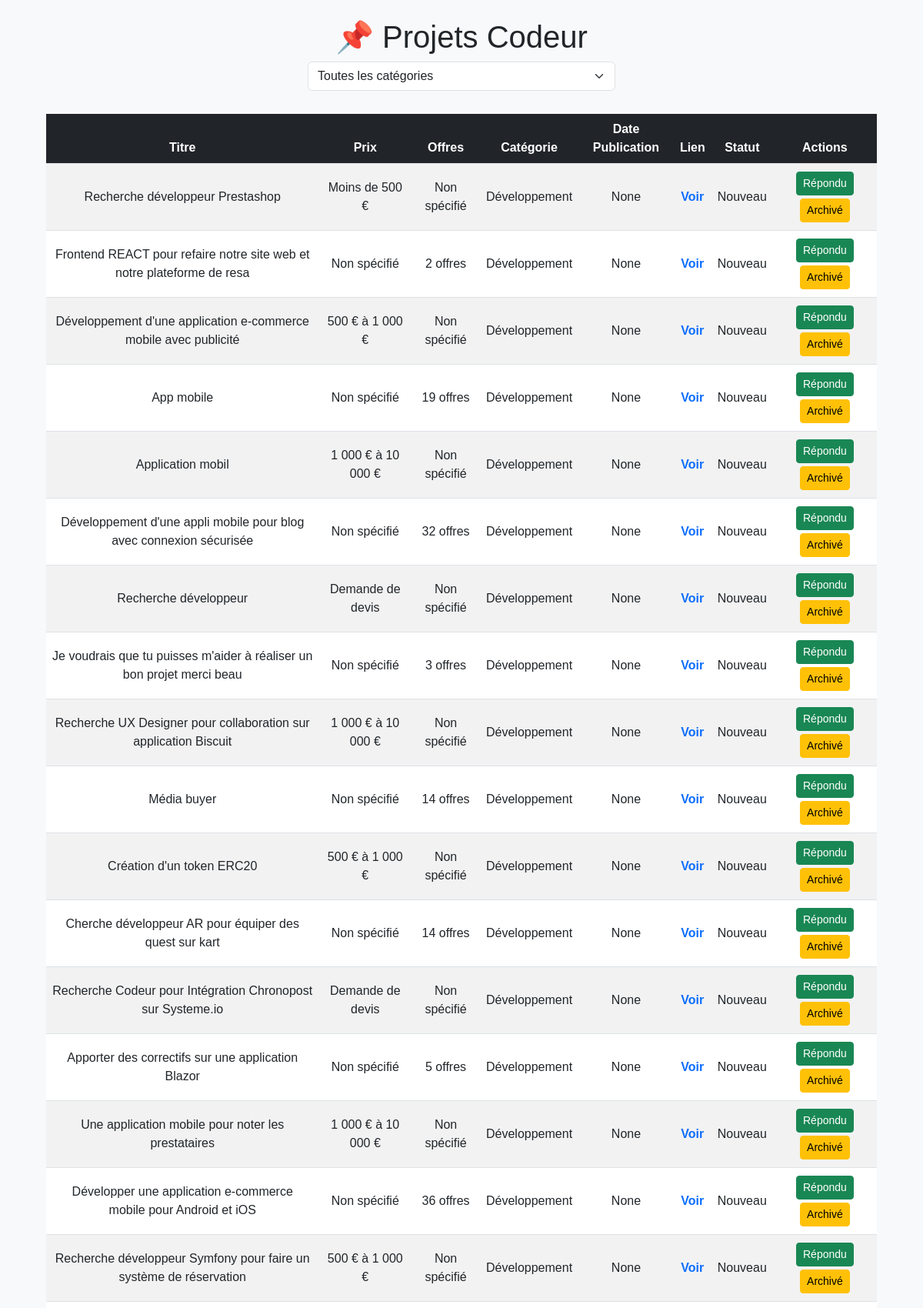
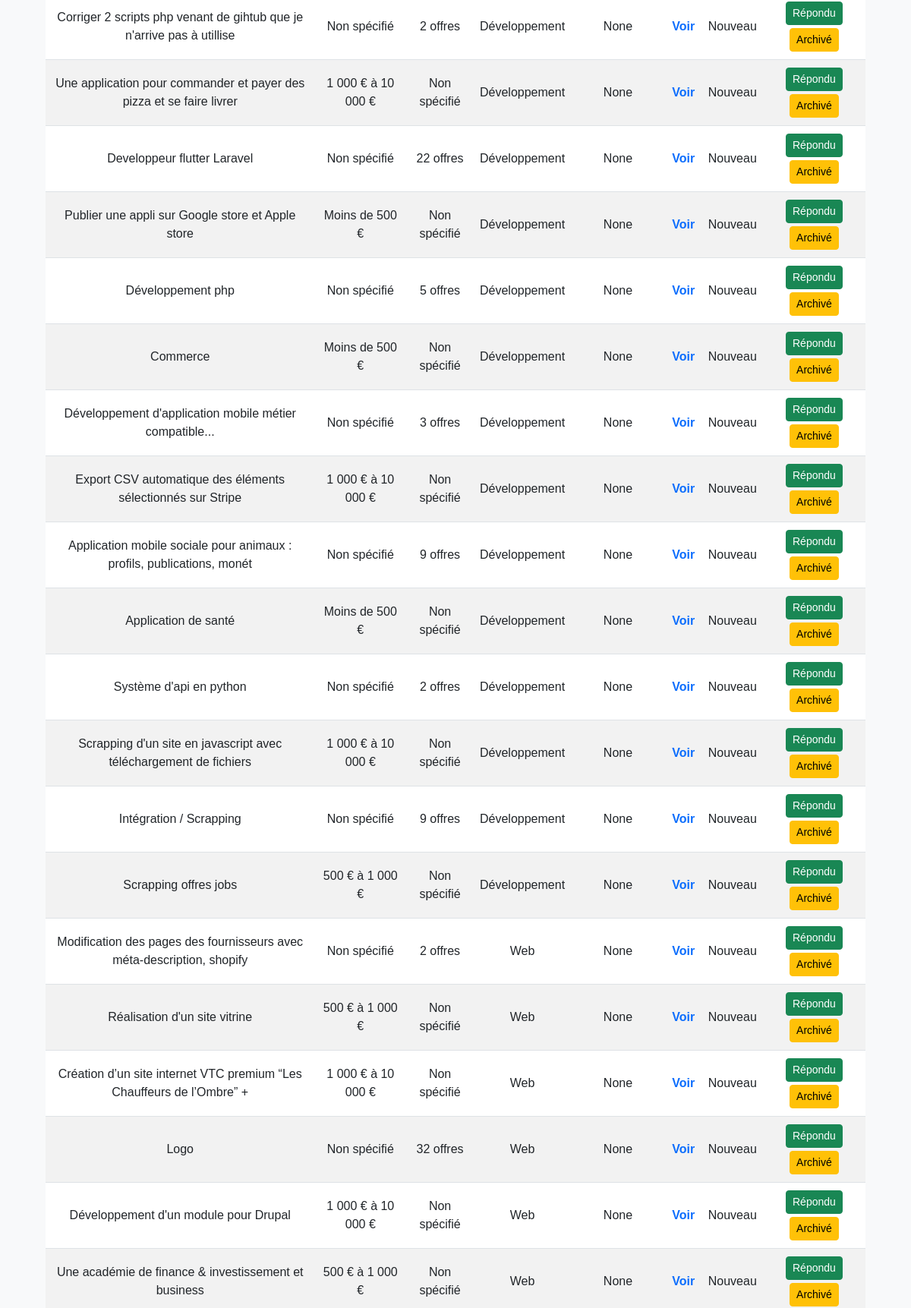
/?page=4 (upper part), run on the app's committed database (2 pictures, top to bottom).
### tables this page shows
CREATE TABLE projects (
                id INTEGER PRIMARY KEY AUTOINCREMENT,
                title TEXT,
                link TEXT UNIQUE,
                price TEXT,
                timestamp DATETIME DEFAULT CURRENT_TIMESTAMP, offers TEXT, category TEXT, status TEXT DEFAULT 'Nouveau', date_publication TEXT);

### server.py (the view)
@app.route("/")
def home():
    page = int(request.args.get("page", 1))
    projects = get_projects(page)
    categories = get_categories()
    return render_template("index.html", projects=projects, categories=categories, page=page)

### server.py (called while the page is built)
def get_projects(page=1, per_page=50):
    offset = (page - 1) * per_page
    conn = sqlite3.connect(DB_NAME)
    c = conn.cursor()
    c.execute('''
        SELECT id, title, link, price, offers, date_publication, category, status
        FROM projects
        WHERE status != 'Archivé'
        ORDER BY datetime(timestamp) DESC
        LIMIT ? OFFSET ?
    ''', (per_page, offset))
    projects = [dict(zip([column[0] for column in c.description], row)) for row in c.fetchall()]
    conn.close()
    return projects

def get_categories():
    conn = sqlite3.connect(DB_NAME)
    c = conn.cursor()
    c.execute("SELECT DISTINCT category FROM projects")
    categories = [row[0] for row in c.fetchall()]
    conn.close()
    return categories

### templates/index.html (shortened to what this page needs)
<!DOCTYPE html>
<html lang="fr">
<head>
    <link href="https://cdn.jsdelivr.net/npm/bootstrap@5.3.0/dist/css/bootstrap.min.css" rel="stylesheet">
</head>
<body>
    <div class="container text-center">
        <h1 class="mt-4"><span style="color:red;">📌</span> Projets Codeur</h1>
        <select id="categoryFilter" class="form-select category-filter">
            <option value="all">Toutes les catégories</option>
        </select>
    </div>
    <div class="table-container">
        <table class="table table-striped table-hover">
            <thead>
                <tr>
                    <th>Titre</th>
                    <th>Prix</th>
                    <th>Offres</th>
                    <th>Catégorie</th>
                    <th>Date Publication</th>
                    <th>Lien</th>
                    <th>Statut</th>
                    <th>Actions</th>
                </tr>
            </thead>
            <tbody id="projectsTable">
                {% for project in projects %}
                <tr class="project-row" data-category="{{ project['category'] }}" data-id="{{ project['id'] }}">
                    <td>{{ project['title'] }}</td>
                    <td>{{ project['price'] }}</td>
                    <td>{{ project['offers'] }}</td>
                    <td>{{ project['category'] }}</td>
                    <td>{{ project['date_publication'] }}</td>
                    <td><a href="{{ project['link'] }}" class="link-btn" target="_blank">Voir</a></td>
                    <td id="status-{{ project['id'] }}">{{ project['status'] }}</td>
                    <td>
                        <button class="btn btn-success btn-sm status-btn"
                            onclick="updateStatus({{ project['id'] }}, 'Répondu')">Répondu</button>
                        <button class="btn btn-warning btn-sm status-btn"
                            onclick="updateStatus({{ project['id'] }}, 'Archivé')">Archivé</button>
                    </td>
                </tr>
                {% endfor %}
            </tbody>
        </table>
    </div>
</body>
</html>

### templates/index.html (style rules this page uses)
body { background-color: #f8f9fa; font-family: Arial, sans-serif; }
.table-container { max-width: 90%; margin: auto; margin-top: 30px; }
.category-filter { width: 100%; max-width: 400px; margin: auto; margin-bottom: 20px; }
.table th { background-color: #212529; color: white; text-align: center; }
.table td { vertical-align: middle; text-align: center; }
.link-btn { text-decoration: none; font-weight: bold; color: #0d6efd; }
.status-btn { margin: 2px; }

### data on the page
projects: title "Recherche développeur Prestashop", price "Moins de 500 €", offers "Non spécifié", category "Développement", date_publication "None", status "Nouveau"
projects: title "Frontend REACT pour refaire notre site web et notre plateforme de resa", price "Non spécifié", offers "2 offres", category "Développement", date_publication "None", status "Nouveau"
projects: title "Développement d'une application e-commerce mobile avec publicité", price "500 € à 1 000 €", offers "Non spécifié", category "Développement", date_publication "None", status "Nouveau"
projects: title "App mobile", price "Non spécifié", offers "19 offres", category "Développement", date_publication "None", status "Nouveau"
projects: title "Application mobil", price "1 000 € à 10 000 €", offers "Non spécifié", category "Développement", date_publication "None", status "Nouveau"
projects: title "Développement d'une appli mobile pour blog avec connexion sécurisée", price "Non spécifié", offers "32 offres", category "Développement", date_publication "None", status "Nouveau"
projects: title "Recherche développeur", price "Demande de devis", offers "Non spécifié", category "Développement", date_publication "None", status "Nouveau"
projects: title "Je voudrais que tu puisses m'aider à réaliser un bon projet merci beau", price "Non spécifié", offers "3 offres", category "Développement", date_publication "None", status "Nouveau"
projects: title "Recherche UX Designer pour collaboration sur application Biscuit", price "1 000 € à 10 000 €", offers "Non spécifié", category "Développement", date_publication "None", status "Nouveau"
projects: title "Média buyer", price "Non spécifié", offers "14 offres", category "Développement", date_publication "None", status "Nouveau"
projects: title "Création d'un token ERC20", price "500 € à 1 000 €", offers "Non spécifié", category "Développement", date_publication "None", status "Nouveau"
projects: title "Cherche développeur AR pour équiper des quest sur kart", price "Non spécifié", offers "14 offres", category "Développement", date_publication "None", status "Nouveau"
projects: title "Recherche Codeur pour Intégration Chronopost sur Systeme.io", price "Demande de devis", offers "Non spécifié", category "Développement", date_publication "None", status "Nouveau"
projects: title "Apporter des correctifs sur une application Blazor", price "Non spécifié", offers "5 offres", category "Développement", date_publication "None", status "Nouveau"
projects: title "Une application mobile pour noter les prestataires", price "1 000 € à 10 000 €", offers "Non spécifié", category "Développement", date_publication "None", status "Nouveau"
projects: title "Développer une application e-commerce mobile pour Android et iOS", price "Non spécifié", offers "36 offres", category "Développement", date_publication "None", status "Nouveau"
projects: title "Recherche développeur Symfony pour faire un système de réservation", price "500 € à 1 000 €", offers "Non spécifié", category "Développement", date_publication "None", status "Nouveau"
projects: title "Corriger 2 scripts php venant de gihtub que je n'arrive pas à utillise", price "Non spécifié", offers "2 offres", category "Développement", date_publication "None", status "Nouveau"
projects: title "Une application pour commander et payer des pizza et se faire livrer", price "1 000 € à 10 000 €", offers "Non spécifié", category "Développement", date_publication "None", status "Nouveau"
projects: title "Developpeur flutter Laravel", price "Non spécifié", offers "22 offres", category "Développement", date_publication "None", status "Nouveau"
projects: title "Publier une appli sur Google store et Apple store", price "Moins de 500 €", offers "Non spécifié", category "Développement", date_publication "None", status "Nouveau"
projects: title "Développement php", price "Non spécifié", offers "5 offres", category "Développement", date_publication "None", status "Nouveau"
projects: title "Commerce", price "Moins de 500 €", offers "Non spécifié", category "Développement", date_publication "None", status "Nouveau"
projects: title "Développement d'application mobile métier compatible...", price "Non spécifié", offers "3 offres", category "Développement", date_publication "None", status "Nouveau"
projects: title "Export CSV automatique des éléments sélectionnés sur Stripe", price "1 000 € à 10 000 €", offers "Non spécifié", category "Développement", date_publication "None", status "Nouveau"
projects: title "Application mobile sociale pour animaux : profils, publications, monét", price "Non spécifié", offers "9 offres", category "Développement", date_publication "None", status "Nouveau"
projects: title "Application de santé", price "Moins de 500 €", offers "Non spécifié", category "Développement", date_publication "None", status "Nouveau"
projects: title "Système d'api en python", price "Non spécifié", offers "2 offres", category "Développement", date_publication "None", status "Nouveau"
projects: title "Scrapping d'un site en javascript avec téléchargement de fichiers", price "1 000 € à 10 000 €", offers "Non spécifié", category "Développement", date_publication "None", status "Nouveau"
projects: title "Intégration / Scrapping", price "Non spécifié", offers "9 offres", category "Développement", date_publication "None", status "Nouveau"
projects: title "Scrapping offres jobs", price "500 € à 1 000 €", offers "Non spécifié", category "Développement", date_publication "None", status "Nouveau"
projects: title "Modification des pages des fournisseurs avec méta-description, shopify", price "Non spécifié", offers "2 offres", category "Web", date_publication "None", status "Nouveau"
projects: title "Réalisation d'un site vitrine", price "500 € à 1 000 €", offers "Non spécifié", category "Web", date_publication "None", status "Nouveau"
projects: title "Création d’un site internet VTC premium “Les Chauffeurs de l’Ombre” +", price "1 000 € à 10 000 €", offers "Non spécifié", category "Web", date_publication "None", status "Nouveau"
projects: title "Logo", price "Non spécifié", offers "32 offres", category "Web", date_publication "None", status "Nouveau"
projects: title "Développement d'un module pour Drupal", price "1 000 € à 10 000 €", offers "Non spécifié", category "Web", date_publication "None", status "Nouveau"
projects: title "Une académie de finance & investissement et business", price "500 € à 1 000 €", offers "Non spécifié", category "Web", date_publication "None", status "Nouveau"
